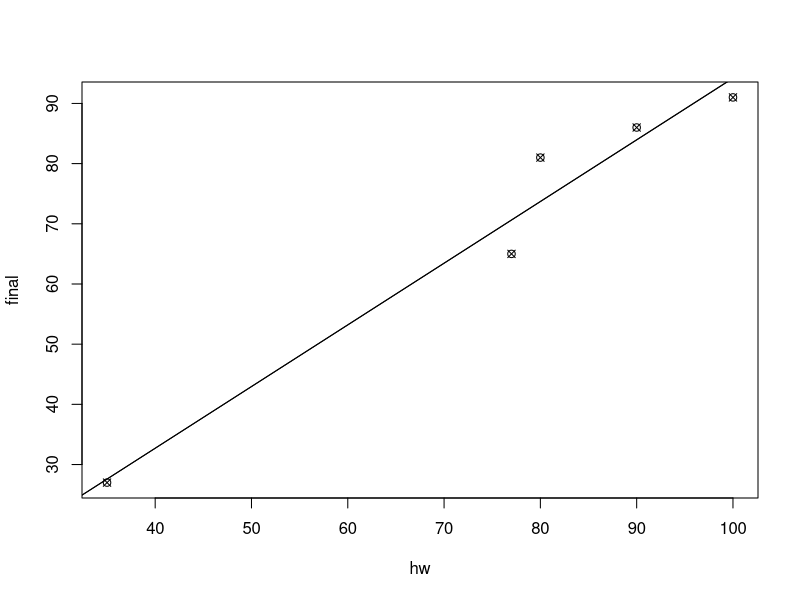
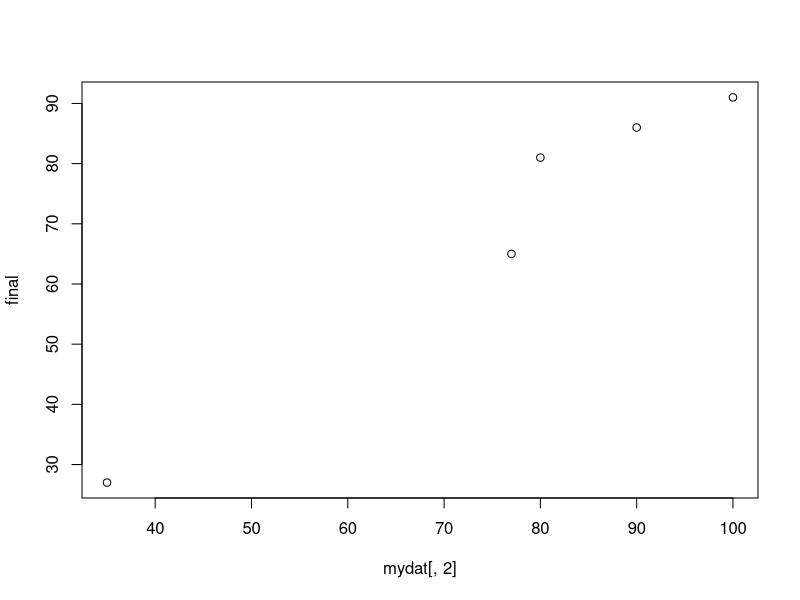

Source code (R) for these figures, in order: (Note: this script raises an error after producing the figures.)
# HW
# D^-1 in hw means solve()

# Extracting Components of List Output

hw<- c(90,35,100,77,80)
final<- c(86,27,91,65,81)
# formula has form y~x where y is what 
# you want to predict and x is one or more predictors
mymodel<- lm(final~ hw) 
attributes(mymodel)

mymodel$coefficients
plot(hw, final, pch= 13)
# a,b the intercept and slope
abline(-8.28,1.025)
abline(mymodel$coefficients)

# 3d from HW
mydat<- cbind(rep(1,5),hw)
mydat
plot(mydat[,2],final)

# Merging

alldata<- merge(classBeverage,ClassfavoriteNumData,by.x= "Name",by.y="Name", all= T)
alldata
# how to get all people even if no match
# all= T
?merge
# merging columns
alldata$sqrtnumpets<- sqrt(alldata$NumPets)
alldata

alldata$Petindicator <- ifelse(alldata$NumPets> 0, "Y", "N")
alldata
alldata$CoffeeorTea[1]<- NA
alldata

?complete.cases
# used to subset rows
complete.cases(alldata)
alldata2<- alldata[complete.cases(alldata),]
alldata2


